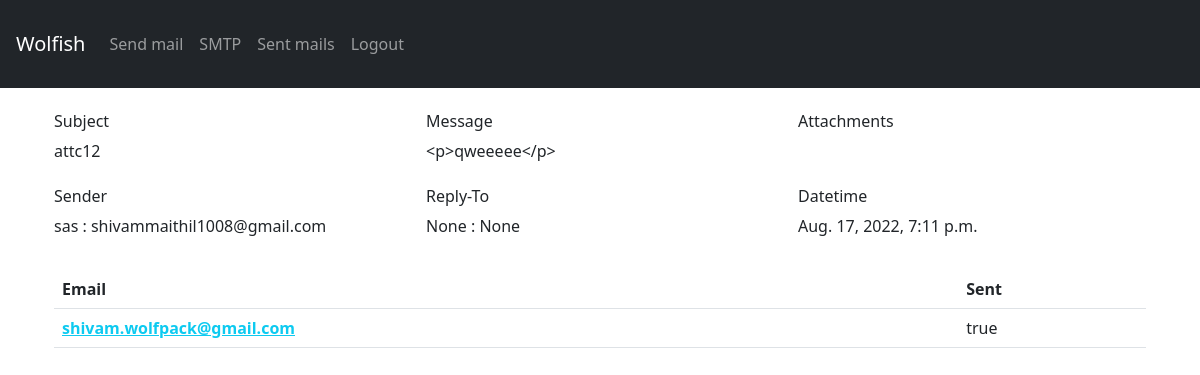
The page /detail-mail/71/ on the database its author committed.
### mailer/models.py (models this page shows, shortened)
class Mails(models.Model):
    unq_id          = models.CharField(max_length=255, blank=True, null=True, unique=True)
    sender_email    = models.CharField(max_length=255, blank=True, null=True)
    sender_name     = models.CharField(max_length=255, blank=True, null=True)
    reply_to_email  = models.CharField(max_length=255, blank=True, null=True)
    reply_to_name   = models.CharField(max_length=255, blank=True, null=True)
    subject         = models.CharField(max_length=255, blank=True, null=True)
    message         = models.TextField(blank=True, null=True)
    email_list      = models.TextField(blank=True, null=True)
    dt_stamp        = models.DateTimeField(auto_now_add=True, blank=True, null=True)
    class Meta:
        verbose_name_plural = "Mail"

class Recipient(models.Model):
    unq_id = models.CharField(max_length=255, blank=True, null=True, unique=True)
    email = models.CharField(max_length=255, blank=True, null=True)
    valid = models.BooleanField(default=True)
    mail  = models.ForeignKey(Mails, on_delete=models.CASCADE, related_name="recipients", blank=True, null=True)

### mailer/views.py (the view)
# urls.py: path('detail-mail/<id>/', SenderDetailView, name="detail-sender"),
def SenderDetailView(request, id):
    if request.method == 'GET':
        data = Mails.objects.get(id=id)
        attchs = Attachments.objects.filter(mail__id=id)
        if data.email_list == None:
            res = []
        else:
            emails = data.email_list.splitlines()
            res = [i.strip() for i in emails]
            act_res = Recipient.objects.filter(mail__id=data.id)
        return render(request, 'detail_mail.html', {"data":data, "res":res, "act_res":act_res, "attchs": attchs})

### templates/detail_mail.html (shortened to what this page needs)
{% load static %}
{% include 'nav.html' %}
<div class="container p-4">
<div class="row mb-2">
    <div class="col-md-4 mb-4">
        <h6>
            Subject
        </h6>
        {{data.subject}}
    </div>
    <div class="col-md-4 mb-4">
        <h6>
            Message
        </h6>
        {{data.message}}
    </div>
    <div class="col-md-4 mb-4">
        <h6>
            Attachments
        </h6>
    </div>
    <div class="col-md-4 mb-4">
        <h6>
            Sender
        </h6>
        {{data.sender_name}} : {{data.sender_email}}
    </div>
    <div class="col-md-4 mb-4 ">
        <h6>
            Reply-To
        </h6>
        {{data.reply_to_name}} : {{data.reply_to_email}}
    </div>
    <div class="col-md-4 mb-4 ">
        <h6>
            Datetime
        </h6>
        {{data.dt_stamp}}
    </div>
</div>
<section>
    <table class="table">
        <thead>
          <tr>
            <th scope="col">Email</th>
            <th scope="col">Sent</th>
          </tr>
        </thead>
        <tbody>
        {% for i in act_res %}
          <tr>
            {% if i.valid == True %}
                    <th scope="row"><a href="{% url 'user-detail' mail_unq_id=data.unq_id user_unq_id=i.unq_id %}" class="link-info">{{ i.email }}</a></th>
            {% else %}
                <th scope="row">{{ i.email }}</th>
            {% endif %}
            {% if i.valid == True %}
                <td>true</td>
            {% else %}
                <td>false</td>
            {% endif %}
          </tr>
          {% endfor %}
        </tbody>
    </table>
</section>
</div>

### rows shown on the page
Mails: subject "attc12", message "<p>qweeeee</p>", sender_name "sas", sender_email "shivammaithil1008@gmail.com", reply_to_name "None", reply_to_email "None", dt_stamp "Aug. 17, 2022, 7:11 p.m."
Recipient: email "shivam.wolfpack@gmail.com", valid "true"
